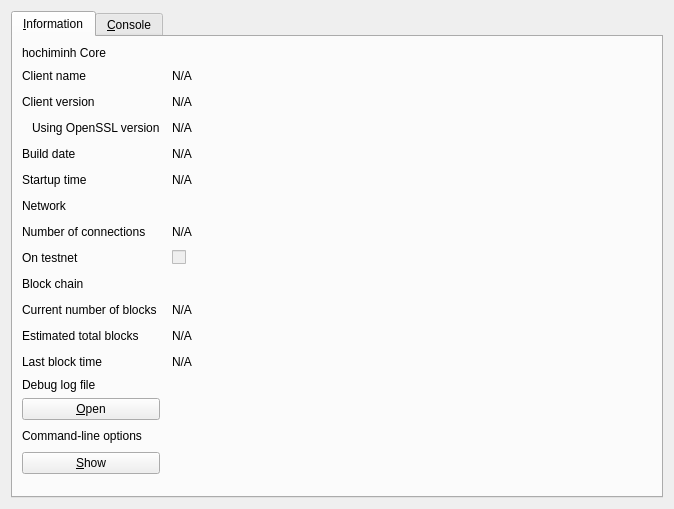
<?xml version="1.0" encoding="UTF-8"?>
<ui version="4.0">
 <class>RPCConsole</class>
 <widget class="QDialog" name="RPCConsole">
  <property name="geometry">
   <rect>
    <x>0</x>
    <y>0</y>
    <width>674</width>
    <height>509</height>
   </rect>
  </property>
  <property name="windowTitle">
   <string>hochiminh - Debug window</string>
  </property>
  <layout class="QVBoxLayout" name="verticalLayout_2">
   <item>
    <widget class="QTabWidget" name="tabWidget">
     <property name="currentIndex">
      <number>0</number>
     </property>
     <widget class="QWidget" name="tab_info">
      <attribute name="title">
       <string>&amp;Information</string>
      </attribute>
      <layout class="QGridLayout" name="gridLayout" columnstretch="0,1,0,0">
       <property name="horizontalSpacing">
        <number>12</number>
       </property>
       <item row="12" column="0">
        <widget class="QLabel" name="label_2">
         <property name="text">
          <string>Last block time</string>
         </property>
        </widget>
       </item>
       <item row="9" column="0">
        <widget class="QLabel" name="label_10">
         <property name="font">
          <font>
           <weight>50</weight>
           <bold>false</bold>
          </font>
         </property>
         <property name="text">
          <string>Block chain</string>
         </property>
        </widget>
       </item>
       <item row="8" column="1">
        <widget class="QCheckBox" name="isTestNet">
         <property name="enabled">
          <bool>false</bool>
         </property>
         <property name="text">
          <string/>
         </property>
        </widget>
       </item>
       <item row="11" column="1">
        <widget class="QLabel" name="totalBlocks">
         <property name="cursor">
          <cursorShape>IBeamCursor</cursorShape>
         </property>
         <property name="text">
          <string>N/A</string>
         </property>
         <property name="textFormat">
          <enum>Qt::PlainText</enum>
         </property>
         <property name="textInteractionFlags">
          <set>Qt::LinksAccessibleByMouse|Qt::TextSelectableByKeyboard|Qt::TextSelectableByMouse</set>
         </property>
        </widget>
       </item>
       <item row="10" column="0">
        <widget class="QLabel" name="label_3">
         <property name="text">
          <string>Current number of blocks</string>
         </property>
        </widget>
       </item>
       <item row="7" column="1">
        <widget class="QLabel" name="numberOfConnections">
         <property name="cursor">
          <cursorShape>IBeamCursor</cursorShape>
         </property>
         <property name="text">
          <string>N/A</string>
         </property>
         <property name="textFormat">
          <enum>Qt::PlainText</enum>
         </property>
         <property name="textInteractionFlags">
          <set>Qt::LinksAccessibleByMouse|Qt::TextSelectableByKeyboard|Qt::TextSelectableByMouse</set>
         </property>
        </widget>
       </item>
       <item row="7" column="0">
        <widget class="QLabel" name="label_7">
         <property name="text">
          <string>Number of connections</string>
         </property>
        </widget>
       </item>
       <item row="10" column="1">
        <widget class="QLabel" name="numberOfBlocks">
         <property name="cursor">
          <cursorShape>IBeamCursor</cursorShape>
         </property>
         <property name="text">
          <string>N/A</string>
         </property>
         <property name="textFormat">
          <enum>Qt::PlainText</enum>
         </property>
         <property name="textInteractionFlags">
          <set>Qt::LinksAccessibleByMouse|Qt::TextSelectableByKeyboard|Qt::TextSelectableByMouse</set>
         </property>
        </widget>
       </item>
       <item row="8" column="0">
        <widget class="QLabel" name="label_8">
         <property name="text">
          <string>On testnet</string>
         </property>
        </widget>
       </item>
       <item row="11" column="0">
        <widget class="QLabel" name="label_4">
         <property name="text">
          <string>Estimated total blocks</string>
         </property>
        </widget>
       </item>
       <item row="4" column="2">
        <spacer name="horizontalSpacer">
         <property name="orientation">
          <enum>Qt::Horizontal</enum>
         </property>
         <property name="sizeHint" stdset="0">
          <size>
           <width>40</width>
           <height>20</height>
          </size>
         </property>
        </spacer>
       </item>
       <item row="1" column="2">
        <spacer name="horizontalSpacer_2">
         <property name="orientation">
          <enum>Qt::Horizontal</enum>
         </property>
         <property name="sizeHint" stdset="0">
          <size>
           <width>40</width>
           <height>20</height>
          </size>
         </property>
        </spacer>
       </item>
       <item row="2" column="2">
        <spacer name="horizontalSpacer_3">
         <property name="orientation">
          <enum>Qt::Horizontal</enum>
         </property>
         <property name="sizeHint" stdset="0">
          <size>
           <width>40</width>
           <height>20</height>
          </size>
         </property>
        </spacer>
       </item>
       <item row="3" column="2">
        <spacer name="horizontalSpacer_4">
         <property name="orientation">
          <enum>Qt::Horizontal</enum>
         </property>
         <property name="sizeHint" stdset="0">
          <size>
           <width>40</width>
           <height>20</height>
          </size>
         </property>
        </spacer>
       </item>
       <item row="4" column="0">
        <widget class="QLabel" name="label_12">
         <property name="text">
          <string>Build date</string>
         </property>
        </widget>
       </item>
       <item row="3" column="1">
        <widget class="QLabel" name="openSSLVersion">
         <property name="cursor">
          <cursorShape>IBeamCursor</cursorShape>
         </property>
         <property name="text">
          <string>N/A</string>
         </property>
         <property name="textFormat">
          <enum>Qt::PlainText</enum>
         </property>
         <property name="textInteractionFlags">
          <set>Qt::LinksAccessibleByMouse|Qt::TextSelectableByKeyboard|Qt::TextSelectableByMouse</set>
         </property>
        </widget>
       </item>
       <item row="0" column="0">
        <widget class="QLabel" name="label_9">
         <property name="font">
          <font>
           <weight>50</weight>
           <bold>false</bold>
          </font>
         </property>
         <property name="text">
          <string>hochiminh Core</string>
         </property>
        </widget>
       </item>
       <item row="2" column="0">
        <widget class="QLabel" name="label_6">
         <property name="text">
          <string>Client version</string>
         </property>
        </widget>
       </item>
       <item row="1" column="0">
        <widget class="QLabel" name="label_5">
         <property name="text">
          <string>Client name</string>
         </property>
        </widget>
       </item>
       <item row="3" column="0">
        <widget class="QLabel" name="label_14">
         <property name="text">
          <string>Using OpenSSL version</string>
         </property>
         <property name="indent">
          <number>10</number>
         </property>
        </widget>
       </item>
       <item row="2" column="1">
        <widget class="QLabel" name="clientVersion">
         <property name="cursor">
          <cursorShape>IBeamCursor</cursorShape>
         </property>
         <property name="text">
          <string>N/A</string>
         </property>
         <property name="textFormat">
          <enum>Qt::PlainText</enum>
         </property>
         <property name="textInteractionFlags">
          <set>Qt::LinksAccessibleByMouse|Qt::TextSelectableByKeyboard|Qt::TextSelectableByMouse</set>
         </property>
        </widget>
       </item>
       <item row="1" column="1">
        <widget class="QLabel" name="clientName">
         <property name="cursor">
          <cursorShape>IBeamCursor</cursorShape>
         </property>
         <property name="text">
          <string>N/A</string>
         </property>
         <property name="textFormat">
          <enum>Qt::PlainText</enum>
         </property>
         <property name="textInteractionFlags">
          <set>Qt::LinksAccessibleByMouse|Qt::TextSelectableByKeyboard|Qt::TextSelectableByMouse</set>
         </property>
        </widget>
       </item>
       <item row="4" column="1">
        <widget class="QLabel" name="buildDate">
         <property name="cursor">
          <cursorShape>IBeamCursor</cursorShape>
         </property>
         <property name="text">
          <string>N/A</string>
         </property>
         <property name="textFormat">
          <enum>Qt::PlainText</enum>
         </property>
         <property name="textInteractionFlags">
          <set>Qt::LinksAccessibleByMouse|Qt::TextSelectableByKeyboard|Qt::TextSelectableByMouse</set>
         </property>
        </widget>
       </item>
       <item row="5" column="0">
        <widget class="QLabel" name="label_13">
         <property name="text">
          <string>Startup time</string>
         </property>
        </widget>
       </item>
       <item row="5" column="1">
        <widget class="QLabel" name="startupTime">
         <property name="cursor">
          <cursorShape>IBeamCursor</cursorShape>
         </property>
         <property name="text">
          <string>N/A</string>
         </property>
         <property name="textFormat">
          <enum>Qt::PlainText</enum>
         </property>
         <property name="textInteractionFlags">
          <set>Qt::LinksAccessibleByMouse|Qt::TextSelectableByKeyboard|Qt::TextSelectableByMouse</set>
         </property>
        </widget>
       </item>
       <item row="6" column="0">
        <widget class="QLabel" name="label_11">
         <property name="font">
          <font>
           <weight>50</weight>
           <bold>false</bold>
          </font>
         </property>
         <property name="text">
          <string>Network</string>
         </property>
        </widget>
       </item>
       <item row="6" column="2">
        <spacer name="horizontalSpacer_6">
         <property name="orientation">
          <enum>Qt::Horizontal</enum>
         </property>
         <property name="sizeHint" stdset="0">
          <size>
           <width>40</width>
           <height>20</height>
          </size>
         </property>
        </spacer>
       </item>
       <item row="5" column="2">
        <spacer name="horizontalSpacer_5">
         <property name="orientation">
          <enum>Qt::Horizontal</enum>
         </property>
         <property name="sizeHint" stdset="0">
          <size>
           <width>40</width>
           <height>20</height>
          </size>
         </property>
        </spacer>
       </item>
       <item row="12" column="1">
        <widget class="QLabel" name="lastBlockTime">
         <property name="cursor">
          <cursorShape>IBeamCursor</cursorShape>
         </property>
         <property name="text">
          <string>N/A</string>
         </property>
         <property name="textFormat">
          <enum>Qt::PlainText</enum>
         </property>
         <property name="textInteractionFlags">
          <set>Qt::LinksAccessibleByMouse|Qt::TextSelectableByKeyboard|Qt::TextSelectableByMouse</set>
         </property>
        </widget>
       </item>
       <item row="13" column="0">
        <spacer name="verticalSpacer_2">
         <property name="orientation">
          <enum>Qt::Vertical</enum>
         </property>
         <property name="sizeHint" stdset="0">
          <size>
           <width>20</width>
           <height>20</height>
          </size>
         </property>
        </spacer>
       </item>
       <item row="14" column="0">
        <widget class="QLabel" name="labelDebugLogfile">
         <property name="font">
          <font>
           <weight>50</weight>
           <bold>false</bold>
          </font>
         </property>
         <property name="text">
          <string>Debug log file</string>
         </property>
        </widget>
       </item>
       <item row="15" column="0">
        <widget class="QPushButton" name="openDebugLogfileButton">
         <property name="toolTip">
          <string>Open the hochiminh debug log file from the current data directory. This can take a few seconds for large log files.</string>
         </property>
         <property name="text">
          <string>&amp;Open</string>
         </property>
         <property name="autoDefault">
          <bool>false</bool>
         </property>
        </widget>
       </item>
       <item row="16" column="0">
        <widget class="QLabel" name="labelCLOptions">
         <property name="font">
          <font>
           <weight>50</weight>
           <bold>false</bold>
          </font>
         </property>
         <property name="text">
          <string>Command-line options</string>
         </property>
        </widget>
       </item>
       <item row="17" column="0">
        <widget class="QPushButton" name="showCLOptionsButton">
         <property name="toolTip">
          <string>Show the hochiminh-Qt help message to get a list with possible hochiminh command-line options.</string>
         </property>
         <property name="text">
          <string>&amp;Show</string>
         </property>
         <property name="autoDefault">
          <bool>false</bool>
         </property>
        </widget>
       </item>
       <item row="18" column="0">
        <spacer name="verticalSpacer">
         <property name="orientation">
          <enum>Qt::Vertical</enum>
         </property>
         <property name="sizeHint" stdset="0">
          <size>
           <width>20</width>
           <height>40</height>
          </size>
         </property>
        </spacer>
       </item>
       <item row="8" column="2">
        <spacer name="horizontalSpacer_8">
         <property name="orientation">
          <enum>Qt::Horizontal</enum>
         </property>
         <property name="sizeHint" stdset="0">
          <size>
           <width>40</width>
           <height>20</height>
          </size>
         </property>
        </spacer>
       </item>
       <item row="7" column="2">
        <spacer name="horizontalSpacer_7">
         <property name="orientation">
          <enum>Qt::Horizontal</enum>
         </property>
         <property name="sizeHint" stdset="0">
          <size>
           <width>40</width>
           <height>20</height>
          </size>
         </property>
        </spacer>
       </item>
       <item row="9" column="2">
        <spacer name="horizontalSpacer_9">
         <property name="orientation">
          <enum>Qt::Horizontal</enum>
         </property>
         <property name="sizeHint" stdset="0">
          <size>
           <width>40</width>
           <height>20</height>
          </size>
         </property>
        </spacer>
       </item>
       <item row="10" column="2">
        <spacer name="horizontalSpacer_10">
         <property name="orientation">
          <enum>Qt::Horizontal</enum>
         </property>
         <property name="sizeHint" stdset="0">
          <size>
           <width>40</width>
           <height>20</height>
          </size>
         </property>
        </spacer>
       </item>
       <item row="11" column="2">
        <spacer name="horizontalSpacer_11">
         <property name="orientation">
          <enum>Qt::Horizontal</enum>
         </property>
         <property name="sizeHint" stdset="0">
          <size>
           <width>40</width>
           <height>20</height>
          </size>
         </property>
        </spacer>
       </item>
       <item row="12" column="2">
        <spacer name="horizontalSpacer_12">
         <property name="orientation">
          <enum>Qt::Horizontal</enum>
         </property>
         <property name="sizeHint" stdset="0">
          <size>
           <width>40</width>
           <height>20</height>
          </size>
         </property>
        </spacer>
       </item>
       <item row="15" column="2">
        <spacer name="horizontalSpacer_13">
         <property name="orientation">
          <enum>Qt::Horizontal</enum>
         </property>
         <property name="sizeHint" stdset="0">
          <size>
           <width>40</width>
           <height>20</height>
          </size>
         </property>
        </spacer>
       </item>
       <item row="16" column="2">
        <spacer name="horizontalSpacer_14">
         <property name="orientation">
          <enum>Qt::Horizontal</enum>
         </property>
         <property name="sizeHint" stdset="0">
          <size>
           <width>40</width>
           <height>20</height>
          </size>
         </property>
        </spacer>
       </item>
       <item row="17" column="2">
        <spacer name="horizontalSpacer_15">
         <property name="orientation">
          <enum>Qt::Horizontal</enum>
         </property>
         <property name="sizeHint" stdset="0">
          <size>
           <width>40</width>
           <height>20</height>
          </size>
         </property>
        </spacer>
       </item>
       <item row="15" column="3" rowspan="3">
        <widget class="QLabel" name="label_15">
         <property name="text">
          <string/>
         </property>
         <property name="pixmap">
          <pixmap resource="../bitcoin.qrc">:/images/small_logo</pixmap>
         </property>
         <property name="scaledContents">
          <bool>false</bool>
         </property>
        </widget>
       </item>
      </layout>
     </widget>
     <widget class="QWidget" name="tab_console">
      <attribute name="title">
       <string>&amp;Console</string>
      </attribute>
      <layout class="QVBoxLayout" name="verticalLayout_3">
       <property name="spacing">
        <number>3</number>
       </property>
       <item>
        <widget class="QTextEdit" name="messagesWidget">
         <property name="minimumSize">
          <size>
           <width>0</width>
           <height>100</height>
          </size>
         </property>
         <property name="readOnly">
          <bool>true</bool>
         </property>
         <property name="tabKeyNavigation" stdset="0">
          <bool>false</bool>
         </property>
         <property name="columnCount" stdset="0">
          <number>2</number>
         </property>
        </widget>
       </item>
       <item>
        <layout class="QHBoxLayout" name="horizontalLayout">
         <property name="spacing">
          <number>3</number>
         </property>
         <item>
          <widget class="QLabel" name="label">
           <property name="text">
            <string notr="true">&gt;</string>
           </property>
          </widget>
         </item>
         <item>
          <widget class="QLineEdit" name="lineEdit"/>
         </item>
         <item>
          <widget class="QPushButton" name="clearButton">
           <property name="maximumSize">
            <size>
             <width>24</width>
             <height>24</height>
            </size>
           </property>
           <property name="toolTip">
            <string>Clear console</string>
           </property>
           <property name="text">
            <string/>
           </property>
           <property name="icon">
            <iconset resource="../bitcoin.qrc">
             <normaloff>:/icons/remove</normaloff>:/icons/remove</iconset>
           </property>
           <property name="shortcut">
            <string notr="true">Ctrl+L</string>
           </property>
           <property name="autoDefault">
            <bool>false</bool>
           </property>
          </widget>
         </item>
        </layout>
       </item>
      </layout>
     </widget>
    </widget>
   </item>
  </layout>
 </widget>
 <resources>
  <include location="../bitcoin.qrc"/>
 </resources>
 <connections/>
</ui>
